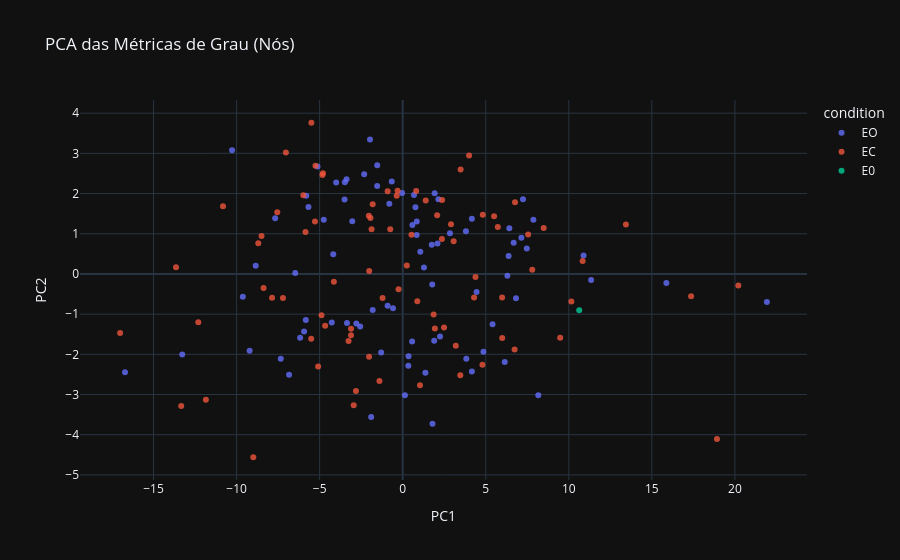

The code cell stored with this chart in its notebook:
### Markdown cell above
Grau

### Code cell
pca_degree = plot_pca_features(
    df_dataset, # Replace with df_dataset if that's your variable name
    NODE_FEATURES_BY_TYPE["degree"],
    title="PCA das Métricas de Grau (Nós)"
)
